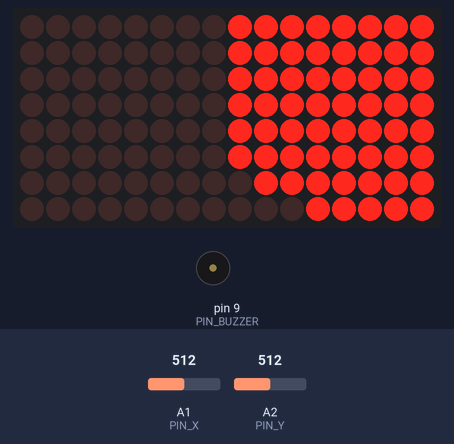
A sketch run on a simulated Arduino Uno, built with avr-gcc and run on an emulated ATmega328P. Parts: 16×8 LED matrix, buzzer (waves = sounding). Wiring (inferred from the names in the program): 2 × MAX7219 LED driver (orientation assumed): data pin 5; clock pin 4; CS pin 6. The inputs (shaded band) are chosen by the test bench; at power-on: A2 (PIN_Y) = 512, A1 (PIN_X) = 512. Random numbers use the default seed unless the sketch sets one.

Above: at 1.2 s.
1.3 s: A2 (PIN_Y) set to 649
2.8 s: A2 (PIN_Y) set to 677
At 3.1 s:
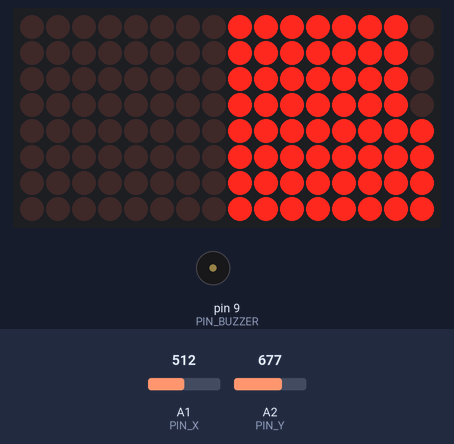
At 4.13 s:
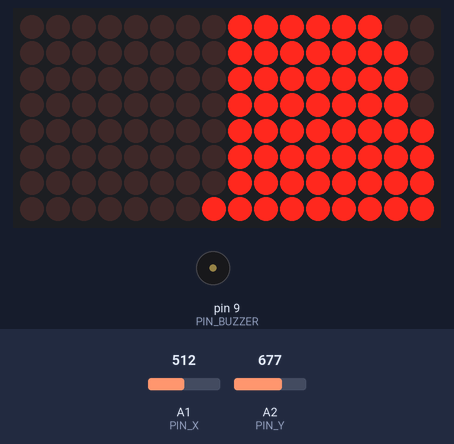
4.7 s: A1 (PIN_X) set to 656
6.5 s: A1 (PIN_X) set to 672
At 7.7 s:
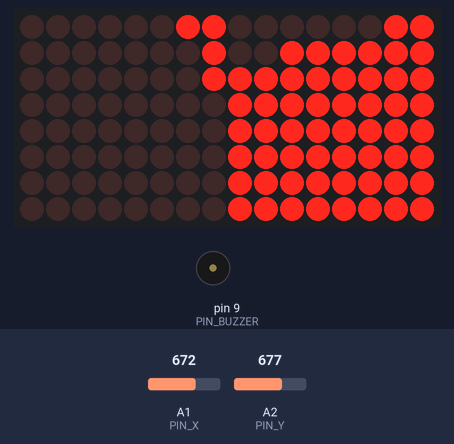
8.5 s: A2 (PIN_Y) set to 369
10.0 s: A2 (PIN_Y) set to 343
At 13.6 s:
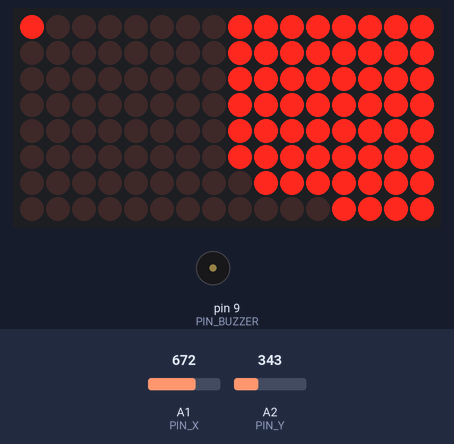
Timing chart, 0 to 14.5 s (numbered marks = the images above; inputs shaded):
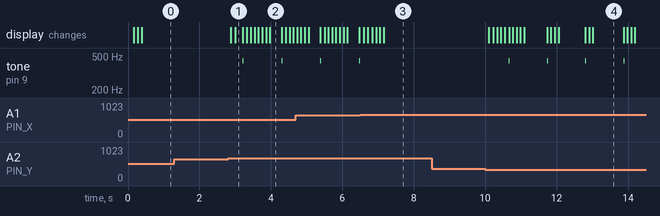

The sketch:

hourglass.ino
```cpp
#include "Arduino.h"
#include "LedControl.h"
#include "Delay.h"

#define  MATRIX_A  1
#define MATRIX_B  0

// Most analog joystick modules are centered around ~512 with a
// full swing of roughly 0-1023, rather than the accelerometer's
// 260/330/400-ish range. These thresholds are now relative to a
// center value with a dead zone, which is the natural way to
// read a joystick (it self-centers when released).
#define JOY_CENTER     512
#define JOY_DEADZONE   150   // +/- around center treated as "centered"

// Matrix
#define PIN_DATAIN 5
#define PIN_CLK 4
#define PIN_LOAD 6

// Joystick analog outputs (replace accelerometer X/Y) temporary until accellerometer is shipped
#define PIN_X A1
#define PIN_Y A2

// Buzzer (not yet arrived so no ability to test, placeholder)

#define PIN_BUZZER 9


#define PIN_RANDOM_SEED A0

// This takes into account how the matrixes are mounted
#define ROTATION_OFFSET 90

#define DELAY_FRAME 100

#define DEBUG_OUTPUT 1

#define MODE_HOURGLASS 0

byte delayHours = 0;
byte delayMinutes = 1;
int mode = MODE_HOURGLASS;
int gravity;
LedControl lc = LedControl(PIN_DATAIN, PIN_CLK, PIN_LOAD, 2);
NonBlockDelay d;
int resetCounter = 0;
bool alarmWentOff = false;


//  Per-matrix orientation correction
// ------------------------------------------------------------
//  lc.setRotation() applies ONE rotation to the whole LedControl
//  instance, so it can't express "matrix 0 is mounted differently
//  to matrix 1". If your two physical matrices are NOT mounted
//  with the same orientation relative to each other, set each
//  matrix's correction below to match how you actually wired it.
//
//  For each matrix address, set:
//   - a rotation in degrees (0, 90, 180, or 270), applied first
//   - then optionally flip horizontally and/or vertically
//
//  Example: if MATRIX_B is soldered in physically upside-down
//  relative to MATRIX_A, set its rotation to 180.
//  If MATRIX_B's ribbon/wires come out of a different edge than
//  MATRIX_A's (a 90-degree mounting difference), set its rotation
//  to 90 or 270, whichever matches what you see on the matrix.

struct MatrixOrientation {
  int rotation;         // 0, 90, 180, or 270
  bool flipHorizontal;  // applied after rotation
  bool flipVertical;    // applied after rotation
};

// Index 0 = matrix at address 0, Index 1 = matrix at address 1.
// Defaults below assume both matrices are mounted identically
// (matching the original hardware build) - i.e. no correction.
// Edit these two lines to match your own wiring/mounting:
MatrixOrientation matrixOrientation[2] = {
  /* addr 0 */ { 180,   false, false },
  /* addr 1 */ { 90,   false, false }
};

/**
 * Applies the configured correction for a given matrix address to
 * a logical (x,y) coordinate, returning the physical coordinate
 * that should actually be sent to/read from the LedControl driver.
 *
 * All particle-physics logic in this sketch (canGoLeft, moveParticle,
 * fill, etc.) works entirely in LOGICAL coordinates and never calls
 * lc.setXY/lc.getXY/lc.getRawXY/lc.invertRawXY directly - instead it
 * goes through correctXY() first, so per-matrix orientation only
 * needs to be defined in one place.
 */
coord correctXY(int addr, coord xy) {
  MatrixOrientation o = matrixOrientation[addr];

  switch (o.rotation) {
    case 90:  xy = lc.rotate90(xy);  break;
    case 180: xy = lc.rotate180(xy); break;
    case 270: xy = lc.rotate270(xy); break;
    default: break; // 0 - no rotation
  }
  if (o.flipHorizontal) {
    xy = lc.flipHorizontally(xy);
  }
  if (o.flipVertical) {
    xy = lc.flipVertically(xy);
  }
  return xy;
}
coord correctXY(int addr, int x, int y) {
  coord xy;
  xy.x = x;
  xy.y = y;
  return correctXY(addr, xy);
}


/**
 * Get delay between particle drops (in seconds)
 */
long getDelayDrop() {
  return delayMinutes + delayHours * 60;
}


#if DEBUG_OUTPUT
void printmatrix() {
  Serial.println(" 0123-4567 ");
  for (int y = 0; y<8; y++) {
    if (y == 4) {
      Serial.println("|----|----|");
    }
    Serial.print(y);
    for (int x = 0; x<8; x++) {
      if (x == 4) {
        Serial.print("|");
      }
      Serial.print(lc.getXY(0, correctXY(0, x, y)) ? "X" :" ");
    }
    Serial.println("|");
  }
  Serial.println("-----------");
}
#endif


coord getDown(int x, int y) {
  coord xy;
  xy.x = x-1;
  xy.y = y+1;
  return xy;
}
coord getLeft(int x, int y) {
  coord xy;
  xy.x = x-1;
  xy.y = y;
  return xy;
}
coord getRight(int x, int y) {
  coord xy;
  xy.x = x;
  xy.y = y+1;
  return xy;
}

bool canGoLeft(int addr, int x, int y) {
  if (x == 0) return false;
  return !lc.getXY(addr, correctXY(addr, getLeft(x, y)));
}
bool canGoRight(int addr, int x, int y) {
  if (y == 7) return false;
  return !lc.getXY(addr, correctXY(addr, getRight(x, y)));
}
bool canGoDown(int addr, int x, int y) {
  if (y == 7) return false;
  if (x == 0) return false;
  if (!canGoLeft(addr, x, y)) return false;
  if (!canGoRight(addr, x, y)) return false;
  return !lc.getXY(addr, correctXY(addr, getDown(x, y)));
}

void goDown(int addr, int x, int y) {
  lc.setXY(addr, correctXY(addr, x, y), false);
  lc.setXY(addr, correctXY(addr, getDown(x,y)), true);
}
void goLeft(int addr, int x, int y) {
  lc.setXY(addr, correctXY(addr, x, y), false);
  lc.setXY(addr, correctXY(addr, getLeft(x,y)), true);
}
void goRight(int addr, int x, int y) {
  lc.setXY(addr, correctXY(addr, x, y), false);
  lc.setXY(addr, correctXY(addr, getRight(x,y)), true);
}

int countParticles(int addr) {
  int c = 0;
  for (byte y=0; y<8; y++) {
    for (byte x=0; x<8; x++) {
      if (lc.getXY(addr, correctXY(addr, x, y))) {
        c++;
      }
    }
  }
  return c;
}

bool moveParticle(int addr, int x, int y) {
  if (!lc.getXY(addr, correctXY(addr, x, y))) {
    return false;
  }

  bool can_GoLeft = canGoLeft(addr, x, y);
  bool can_GoRight = canGoRight(addr, x, y);

  if (!can_GoLeft && !can_GoRight) {
    return false;
  }

  bool can_GoDown = canGoDown(addr, x, y);

  if (can_GoDown) {
    goDown(addr, x, y);
  } else if (can_GoLeft && !can_GoRight) {
    goLeft(addr, x, y);
  } else if (can_GoRight && !can_GoLeft) {
    goRight(addr, x, y);
  } else if (random(2) == 1) {
    goLeft(addr, x, y);
  } else {
    goRight(addr, x, y);
  }
  return true;
}

void fill(int addr, int maxcount) {
  int n = 8;
  byte x,y;
  int count = 0;
  for (byte slice = 0; slice < 2*n-1; ++slice) {
    byte z = slice<n ? 0 : slice-n + 1;
    for (byte j = z; j <= slice-z; ++j) {
      y = 7-j;
      x = (slice-j);
      lc.setXY(addr, correctXY(addr, x, y), (++count <= maxcount));
    }
  }
}

/**
 * Reads the joystick and maps it to a "gravity" direction, the same
 * way the accelerometer's tilt used to. Centered joystick = hold
 * last orientation (dead zone), pushed fully in a direction = that
 * orientation.
 */
int getGravity() {
  int x = analogRead(PIN_X);
  int y = analogRead(PIN_Y);

  if (y < JOY_CENTER - JOY_DEADZONE) { return 0;   }
  if (x > JOY_CENTER + JOY_DEADZONE) { return 90;  }
  if (y > JOY_CENTER + JOY_DEADZONE) { return 180; }
  if (x < JOY_CENTER - JOY_DEADZONE) { return 270; }

  return gravity; // joystick centered/dead zone: keep last orientation
}

int getTopMatrix() {
  return (getGravity() == 90) ? MATRIX_A : MATRIX_B;
}
int getBottomMatrix() {
  return (getGravity() != 90) ? MATRIX_A : MATRIX_B;
}

void resetTime() {
  for (byte i=0; i<2; i++) {
    lc.clearDisplay(i);
  }
  fill(getTopMatrix(), 60);
  d.Delay(getDelayDrop() * 1000);
}

bool updateMatrix() {
  int n = 8;
  bool somethingMoved = false;
  byte x,y;
  bool direction;
  for (byte slice = 0; slice < 2*n-1; ++slice) {
    direction = (random(2) == 1);
    byte z = slice<n ? 0 : slice-n + 1;
    for (byte j = z; j <= slice-z; ++j) {
      y = direction ? (7-j) : (7-(slice-j));
      x = direction ? (slice-j) : j;
      if (moveParticle(MATRIX_B, x, y)) {
        somethingMoved = true;
      };
      if (moveParticle(MATRIX_A, x, y)) {
        somethingMoved = true;
      }
    }
  }
  return somethingMoved;
}

boolean dropParticle() {
  if (d.Timeout()) {
    d.Delay(getDelayDrop() * 1000);
    if (gravity == 0 || gravity == 180) {
      coord cornerA = correctXY(MATRIX_A, 0, 0);
      coord cornerB = correctXY(MATRIX_B, 7, 7);
      if ((lc.getRawXY(MATRIX_A, cornerA.x, cornerA.y) && !lc.getRawXY(MATRIX_B, cornerB.x, cornerB.y)) ||
          (!lc.getRawXY(MATRIX_A, cornerA.x, cornerA.y) && lc.getRawXY(MATRIX_B, cornerB.x, cornerB.y))
      ) {
        lc.invertRawXY(MATRIX_A, cornerA.x, cornerA.y);
        lc.invertRawXY(MATRIX_B, cornerB.x, cornerB.y);
        tone(PIN_BUZZER, 440, 10);
        return true;
      }
    }
  }
  return false;
}

void alarm() {
  for (int i=0; i<5; i++) {
    tone(PIN_BUZZER, 440, 200);
    delay(1000);
  }
}

/**
 * Setup
 */
void setup() {
  Serial.begin(9600);
  randomSeed(analogRead(PIN_RANDOM_SEED));

  for (byte i=0; i<2; i++) {
    lc.shutdown(i,false);
    lc.setIntensity(i,1);
  }

  gravity = getGravity(); // prime initial orientation before first resetTime()
  resetTime();
}

/**
 * Main loop
 */
void loop() {
  delay(DELAY_FRAME);

  gravity = getGravity();
  lc.setRotation((ROTATION_OFFSET + gravity) % 360);

  bool moved = updateMatrix();
  bool dropped = dropParticle();

  if (!moved && !dropped && !alarmWentOff && (countParticles(getTopMatrix()) == 0)) {
    alarmWentOff = true;
    alarm();
  }
  if (dropped) {
    alarmWentOff = false;
  }
}
```

Delay.cpp
```cpp
#include "Delay.h"
void NonBlockDelay::Delay (unsigned long t)
{
  iTimeout = millis() + t;
  return;
};
bool NonBlockDelay::Timeout (void)
{
  return (iTimeout < millis());
}
unsigned long NonBlockDelay::Time(void)
 {
   return iTimeout;
 }
```

Delay.h
```cpp
#if defined(ARDUINO) && ARDUINO >= 100
#include <Arduino.h>
#else
#include <WProgram.h>
#endif
class NonBlockDelay {
    unsigned long iTimeout;
  public:
    void Delay (unsigned long);
    bool Timeout (void);
    unsigned long Time(void);
};
```

LedControl.cpp
```cpp
// (licence header left out)
#include "LedControl.h"

//the opcodes for the MAX7221 and MAX7219
#define OP_NOOP   0
#define OP_DIGIT0 1
#define OP_DIGIT1 2
#define OP_DIGIT2 3
#define OP_DIGIT3 4
#define OP_DIGIT4 5
#define OP_DIGIT5 6
#define OP_DIGIT6 7
#define OP_DIGIT7 8
#define OP_DECODEMODE  9
#define OP_INTENSITY   10
#define OP_SCANLIMIT   11
#define OP_SHUTDOWN    12
#define OP_DISPLAYTEST 15

LedControl::LedControl(int dataPin, int clkPin, int csPin, int numDevices) {
    SPI_MOSI=dataPin;
    SPI_CLK=clkPin;
    SPI_CS=csPin;
    if(numDevices<=0 || numDevices>8 )
        numDevices=8;
    maxDevices=numDevices;
    pinMode(SPI_MOSI,OUTPUT);
    pinMode(SPI_CLK,OUTPUT);
    pinMode(SPI_CS,OUTPUT);
    digitalWrite(SPI_CS,HIGH);
    SPI_MOSI=dataPin;
    for(int i=0;i<64;i++)
        status[i]=0x00;
    for(int i=0;i<maxDevices;i++) {
        spiTransfer(i,OP_DISPLAYTEST,0);
        //scanlimit is set to max on startup
        setScanLimit(i,7);
        //decode is done in source
        spiTransfer(i,OP_DECODEMODE,0);
        clearDisplay(i);
        //we go into shutdown-mode on startup
        shutdown(i,true);
    }
}

int LedControl::getDeviceCount() {
    return maxDevices;
}

void LedControl::shutdown(int addr, bool b) {
    if(addr<0 || addr>=maxDevices)
        return;
    if(b)
        spiTransfer(addr, OP_SHUTDOWN,0);
    else
        spiTransfer(addr, OP_SHUTDOWN,1);
}

void LedControl::setScanLimit(int addr, int limit) {
    if(addr<0 || addr>=maxDevices)
        return;
    if(limit>=0 && limit<8)
        spiTransfer(addr, OP_SCANLIMIT,limit);
}

void LedControl::setIntensity(int addr, int intensity) {
    if(addr<0 || addr>=maxDevices)
        return;
    if(intensity>=0 && intensity<16)
        spiTransfer(addr, OP_INTENSITY,intensity);
}

void LedControl::clearDisplay(int addr) {
    int offset;

    if(addr<0 || addr>=maxDevices)
        return;
    offset=addr*8;
    for(int i=0;i<8;i++) {
        status[offset+i]=0;
        spiTransfer(addr, i+1,status[offset+i]);
    }
}

void LedControl::setRotation(int rot) {
  rotation = rot;
}

coord LedControl::flipHorizontally(coord xy) {
  xy.x = 7- xy.x;
  return xy;
}

coord LedControl::flipVertically(coord xy) {
  xy.y = 7- xy.y;
  return xy;
}

coord LedControl::rotate90(coord xy) {
  int tmp = xy.y;
  xy.y = xy.x;
  xy.x = tmp;
  return flipHorizontally(xy);
}

coord LedControl::rotate180(coord xy) {
  return flipHorizontally(flipVertically(xy));
}

coord LedControl::rotate270(coord xy) {
  return rotate180(rotate90(xy));
}

coord LedControl::transform(coord xy) {
  if (rotation == 90) {
    xy = rotate90(xy);
  } else if (rotation == 180) {
    xy = rotate180(xy);
  } else if (rotation == 270) {
    xy = rotate270(xy);
  }
  return xy;
}

coord LedControl::transform(int x, int y) {
  coord xy;
  xy.x = x;
  xy.y =y;
  return transform(xy);
}

void LedControl::setXY(int addr, int x, int y, boolean state) {
  coord xy;
  xy.x = x;
  xy.y = y;
  xy = transform(xy);
  setLed(addr, xy.y, xy.x, state);
}

void LedControl::setRawXY(int addr, int x, int y, boolean state) {
  setLed(addr, y, x, state);
}

boolean LedControl::getXY(int addr, int x, int y) {
  coord xy;
  xy.x = x;
  xy.y = y;
  xy = transform(xy);
  return getLed(addr, xy.y, xy.x);
}

boolean LedControl::getRawXY(int addr, int x, int y) {
  return getLed(addr, y, x);
}

void LedControl::setXY(int addr, coord xy, boolean state) {
  setXY(addr, xy.x, xy.y, state);
}

void LedControl::setLed(int addr, int row, int column, boolean state) {
    int offset;
    byte val=0x00;

    if(addr<0 || addr>=maxDevices)
        return;
    if(row<0 || row>7 || column<0 || column>7)
        return;
    offset=addr*8;
    val=B10000000 >> column;
    if(state)
        status[offset+row]=status[offset+row]|val;
    else {
        val=~val;
        status[offset+row]=status[offset+row]&val;
    }
    spiTransfer(addr, row+1,status[offset+row]);
}

void LedControl::invertRawXY(int addr, int x, int y) {
  return setRawXY(addr, x, y, !getRawXY(addr, x, y));
}

void LedControl::invertXY(int addr, int x, int y) {
  return setXY(addr, x, y, !getXY(addr, x, y));
}

boolean LedControl::getXY(int addr, coord xy) {
  return getXY(addr, xy.x, xy.y);
}

boolean LedControl::getLed(int addr, int row, int column) {
    int offset;
    boolean state;

    if(addr<0 || addr>=maxDevices)
        return false;
    if(row<0 || row>7 || column<0 || column>7)
        return false;
    offset=addr*8;
    state = (1 == ( (status[offset+row] >> (7-column)) & 1));
    return state;
}

void LedControl::setRow(int addr, int row, byte value) {
    int offset;
    if(addr<0 || addr>=maxDevices)
        return;
    if(row<0 || row>7)
        return;
    offset=addr*8;
    status[offset+row]=value;
    spiTransfer(addr, row+1,status[offset+row]);
}

void LedControl::setColumn(int addr, int col, byte value) {
    byte val;

    if(addr<0 || addr>=maxDevices)
        return;
    if(col<0 || col>7)
        return;
    for(int row=0;row<8;row++) {
        val=value >> (7-row);
        val=val & 0x01;
        setLed(addr,row,col,val);
    }
}

void LedControl::setDigit(int addr, int digit, byte value, boolean dp) {
    int offset;
    byte v;

    if(addr<0 || addr>=maxDevices)
        return;
    if(digit<0 || digit>7 || value>15)
        return;
    offset=addr*8;
    v=pgm_read_byte_near(charTable + value);
    if(dp)
        v|=B10000000;
    status[offset+digit]=v;
    spiTransfer(addr, digit+1,v);
}

void LedControl::setChar(int addr, int digit, char value, boolean dp) {
    int offset;
    byte index,v;

    if(addr<0 || addr>=maxDevices)
        return;
    if(digit<0 || digit>7)
        return;
    offset=addr*8;
    index=(byte)value;
    if(index >127) {
        //no defined beyond index 127, so we use the space char
        index=32;
    }
    v=pgm_read_byte_near(charTable + index);
    if(dp)
        v|=B10000000;
    status[offset+digit]=v;
    spiTransfer(addr, digit+1,v);
}

void LedControl::spiTransfer(int addr, volatile byte opcode, volatile byte data) {
    //Create an array with the data to shift out
    int offset=addr*2;
    int maxbytes=maxDevices*2;

    for(int i=0;i<maxbytes;i++)
        spidata[i]=(byte)0;
    //put our device data into the array
    spidata[offset+1]=opcode;
    spidata[offset]=data;
    //enable the line
    digitalWrite(SPI_CS,LOW);
    //Now shift out the data
    for(int i=maxbytes;i>0;i--)
        shiftOut(SPI_MOSI,SPI_CLK,MSBFIRST,spidata[i-1]);
    //latch the data onto the display
    digitalWrite(SPI_CS,HIGH);
}

void LedControl::backup() {
  memcpy(backupStatus, status, 64);
}
void LedControl::restore() {
  memcpy(status, backupStatus, 64);
  int offset;
  for (int addr=0; addr<maxDevices; addr++) {
    offset=addr*8;
    for(int i=0;i<8;i++) {
      spiTransfer(addr, i+1,status[offset+i]);
    }
  }
}
```

Source omitted: LedControl.h (8058 bytes)

Measured:
- the behaviour switches between 662 and 663 on A2 (PIN_Y) (found by bisection; images 0 and 1)
- the behaviour switches between 662 and 663 on A1 (PIN_X) (found by bisection; images 2 and 3)
- the behaviour switches between 362 and 361 on A2 (PIN_Y) (found by bisection; images 3 and 4)
- after the input at 1.3 s, every drawn part: stays the same
- after the input at 2.8 s, tone on pin 9 (PIN_BUZZER): alternates 440 Hz for 0.01 s and silent for 1.1 s, starting after 0.41 s; the display: first changes after 0.08 s (image 1 shows a later state)
- after the input at 8.5 s, every drawn part: stays the same
- after the input at 10.0 s, tone on pin 9 (PIN_BUZZER): alternates 440 Hz for 0.01 s and silent for 1.1 s, starting after 0.66 s; the display: first changes after 0.10 s (image 4 shows a later state)
- what the display in image 4 shows lasts 0.9 s, from 13.0 s to 13.9 s
